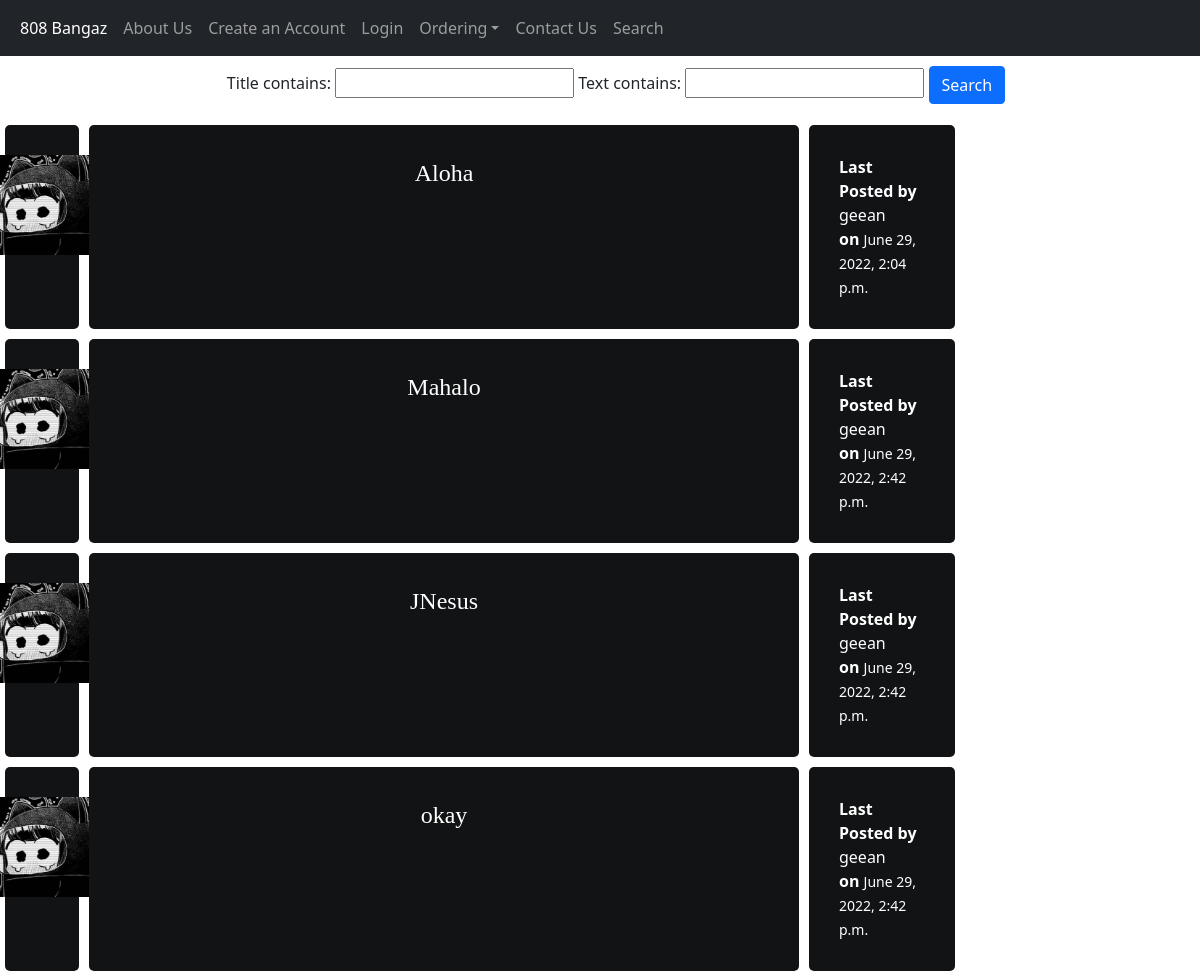
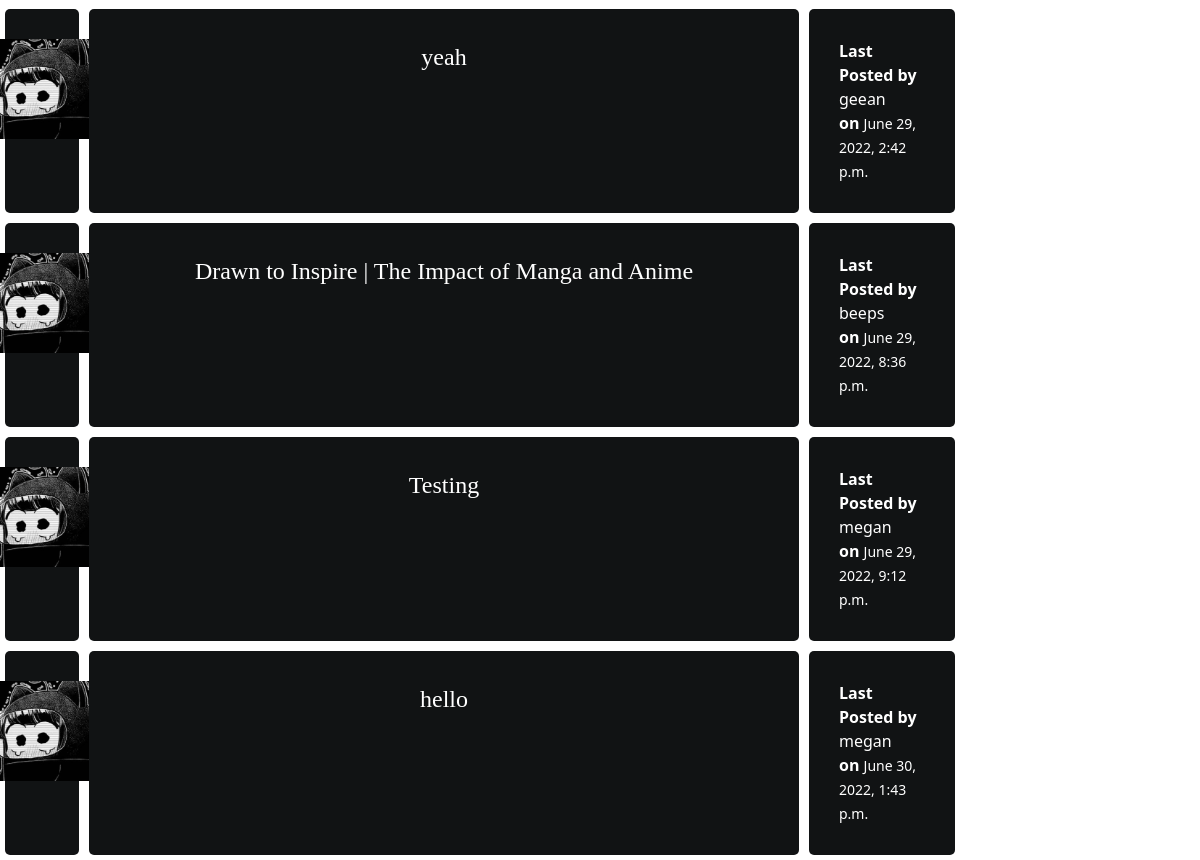
The app's page /search/ with its own data (2 pictures, top to bottom).
### blogs/models.py (models this page shows, shortened)
class Post(models.Model):
    author = models.ForeignKey(settings.AUTH_USER_MODEL, on_delete=models.CASCADE)
    title = models.CharField(max_length=200)
    text = models.TextField()
    created_date = models.DateTimeField(default=timezone.now)
    published_date = models.DateTimeField(blank=True, null=True)
    likes = models.ManyToManyField(User, related_name='forum_post', blank = True)
    dislikes = models.ManyToManyField(User, related_name = 'f_post', blank = True)

### blogs/views.py (the view)
# urls.py: path('search/', views.SearchView.as_view(), name='search'),
class SearchView(generic.ListView):
    template_name = 'blogs/search.html'
    context_object_name = 'blogs_list'
    def get_queryset(self):
        return Post.objects.all()
    def get_context_data(self, **kwargs):
        context = super().get_context_data(**kwargs)
        context['filter'] = PostFilter(self.request.GET, queryset=self.get_queryset())
        return context

### blogs/templates/blogs/search.html (shortened to what this page needs)
{% load static %}
<!DOCTYPE html>
<html>
    <head>
    <link href="https://cdn.jsdelivr.net/npm/bootstrap@5.1.3/dist/css/bootstrap.min.css" rel="stylesheet">
        <link rel="stylesheet" href="{% static 'blogs/blogs.css' %}">
    </head>
    <body>
        <nav class="navbar navbar-expand-sm bg-dark navbar-dark fixed-top">
            <div class="container-fluid">
              <ul class="navbar-nav">
                <li class="nav-item">
                  <a class="nav-link active" href = "{% url 'post_list' %}">{% csrf_token %}808 Bangaz</a>
                </li>
                <li class="nav-item">
                    <a class="nav-link" href= "{% url 'about' %}">{% csrf_token %}About Us</a>
                </li>
                <li class="nav-item">
                  <a class="nav-link" href=" {% url 'register' %}"> Create an Account </a>
                </li>
                {% if user.is_authenticated %}
                <li class="nav-item">
                    <a class="nav-link" href=" {% url 'logout' %}"> Logout </a>
                </li>
                <li class="nav-item">
                    <a class="nav-link" href="{% url 'post_new' %}">Make a Post</a>
                </li>
                {% else %}
                <li class="nav-item">
                    <a class="nav-link" href=" {% url 'login' %}"> Login </a>
                </li>
                {% endif %}
                <li class = "nav-item dropdown">
                    <a class="nav-link dropdown-toggle" href="#" role="button" data-bs-toggle="dropdown">Ordering</a>
                </li>
                <li class="nav-item">
                    <a class="nav-link" href=" {% url 'contact' %}"> Contact Us </a>
                </li>
                <li class="nav-item">
                    <a class="nav-link" text-align: "right"; href="{% url 'search' %}">Search</a>
                </ul>
            </div>
          </nav>
{% if blogs_list %}
    <center>
        <ul>
        <h3 class='user'>What would you like to search for?</h3>
        <br>
        <form method="GET"> {% csrf_token %}
            {{ filter.form }}
            <button type="submit" class="btn btn-primary">Search</button>
        </form>
    </center>
    {% for blog in filter.qs %}
    <article class ="post">
        <div class = "subforum-row">
                <div class = "subforum-column center">
                    <img width="100" height="100" src = "{%static 'blogs/images/komi.jpg'%}">
                </div>
        <div class = "subforum-description subforum-column center">
            <a href = "{% url 'post_details' pk=blog.pk %}" style = "color:white" class = 'removeline bigtext'> {{blog.title}} </a>
        </div>
        <div class = "subforum-info subforum-column">
            <b style = "color:white"> Last Posted by </b> <a style = "color:white"> {{blog.author}}</a>
            <br> <b style = "color:white"> on </b> <small> <time class = "time" style = "color:white"> {{blog.published_date}} <time> </small>
        </div>
    </div>
    </article>
    {% endfor %}
{% else %}
    <br>
    <p> No blogs posted. </p>
{% endif %}

### blogs/static/blogs/blogs.css (style rules this page uses)
.subforum-row { display: grid; grid-template-columns: 7% 60% 13% 20%; }
.subforum-column { padding: 30px; margin:5px; border-radius: 5px; background-color:#111314; }
.subforum-description * { margin-block: 0; }
.center { display: flex; justify-content: center; }
.removeline { text-decoration: none; color: black }
.bigtext { font-size: 150%; font-family: Georgia, serif; }
body { background-color: white; }

### records on screen
Post: title "Aloha", author "geean", published_date "June 29, 2022, 2:04 p.m."
Post: title "Mahalo", author "geean", published_date "June 29, 2022, 2:42 p.m."
Post: title "JNesus", author "geean", published_date "June 29, 2022, 2:42 p.m."
Post: title "okay", author "geean", published_date "June 29, 2022, 2:42 p.m."
Post: title "yeah", author "geean", published_date "June 29, 2022, 2:42 p.m."
Post: title "Drawn to Inspire | The Impact of Manga and Anime", author "beeps", published_date "June 29, 2022, 8:36 p.m."
Post: title "Testing", author "megan", published_date "June 29, 2022, 9:12 p.m."
Post: title "hello", author "megan", published_date "June 30, 2022, 1:43 p.m."
